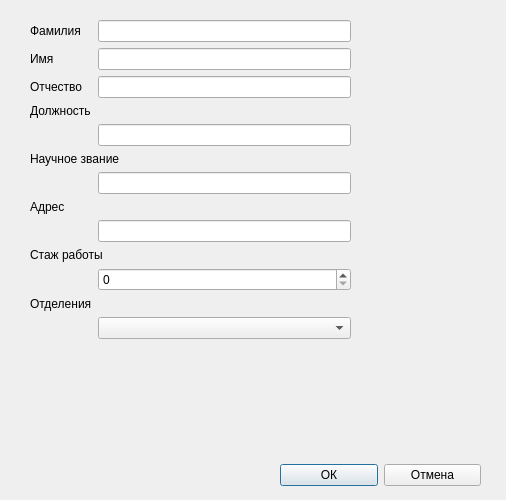
<?xml version="1.0" encoding="UTF-8"?>
<ui version="4.0">
 <class>AddDoctorsDialog</class>
 <widget class="QDialog" name="AddDoctorsDialog">
  <property name="geometry">
   <rect>
    <x>0</x>
    <y>0</y>
    <width>506</width>
    <height>500</height>
   </rect>
  </property>
  <property name="windowTitle">
   <string>Добавить врача</string>
  </property>
  <widget class="QWidget" name="layoutWidget">
   <property name="geometry">
    <rect>
     <x>280</x>
     <y>460</y>
     <width>201</width>
     <height>31</height>
    </rect>
   </property>
   <layout class="QHBoxLayout" name="horizontalLayout">
    <item>
     <widget class="QPushButton" name="okButton">
      <property name="text">
       <string>ОК</string>
      </property>
     </widget>
    </item>
    <item>
     <widget class="QPushButton" name="cancelButton">
      <property name="text">
       <string>Отмена</string>
      </property>
     </widget>
    </item>
   </layout>
  </widget>
  <widget class="QWidget" name="layoutWidget">
   <property name="geometry">
    <rect>
     <x>30</x>
     <y>20</y>
     <width>321</width>
     <height>432</height>
    </rect>
   </property>
   <layout class="QFormLayout" name="formLayout">
    <item row="0" column="0">
     <widget class="QLabel" name="label">
      <property name="text">
       <string>Фамилия</string>
      </property>
     </widget>
    </item>
    <item row="0" column="1">
     <widget class="QLineEdit" name="familiyaLineEdit"/>
    </item>
    <item row="2" column="0">
     <widget class="QLabel" name="label_2">
      <property name="text">
       <string>Имя</string>
      </property>
     </widget>
    </item>
    <item row="2" column="1">
     <widget class="QLineEdit" name="imyaLineEdit"/>
    </item>
    <item row="4" column="0">
     <widget class="QLabel" name="label_3">
      <property name="text">
       <string>Отчество</string>
      </property>
     </widget>
    </item>
    <item row="4" column="1">
     <widget class="QLineEdit" name="otchestvoLineEdit"/>
    </item>
    <item row="6" column="0">
     <widget class="QLabel" name="label_4">
      <property name="text">
       <string>Должность</string>
      </property>
     </widget>
    </item>
    <item row="7" column="1">
     <widget class="QLineEdit" name="dolzhnostLineEdit"/>
    </item>
    <item row="8" column="0" colspan="2">
     <widget class="QLabel" name="label_5">
      <property name="text">
       <string>Научное звание</string>
      </property>
     </widget>
    </item>
    <item row="9" column="1">
     <widget class="QLineEdit" name="nauchnoeZvanieLineEdit"/>
    </item>
    <item row="10" column="0">
     <widget class="QLabel" name="label_6">
      <property name="text">
       <string>Адрес</string>
      </property>
     </widget>
    </item>
    <item row="11" column="1">
     <widget class="QLineEdit" name="adresLineEdit"/>
    </item>
    <item row="12" column="0" colspan="2">
     <widget class="QLabel" name="label_7">
      <property name="text">
       <string>Стаж работы</string>
      </property>
     </widget>
    </item>
    <item row="13" column="1">
     <widget class="QSpinBox" name="stazhSpinBox"/>
    </item>
    <item row="14" column="0">
     <widget class="QLabel" name="label_8">
      <property name="text">
       <string>Отделения</string>
      </property>
     </widget>
    </item>
    <item row="15" column="1">
     <widget class="QComboBox" name="departmentComboBox"/>
    </item>
   </layout>
  </widget>
 </widget>
 <resources/>
 <connections/>
</ui>
